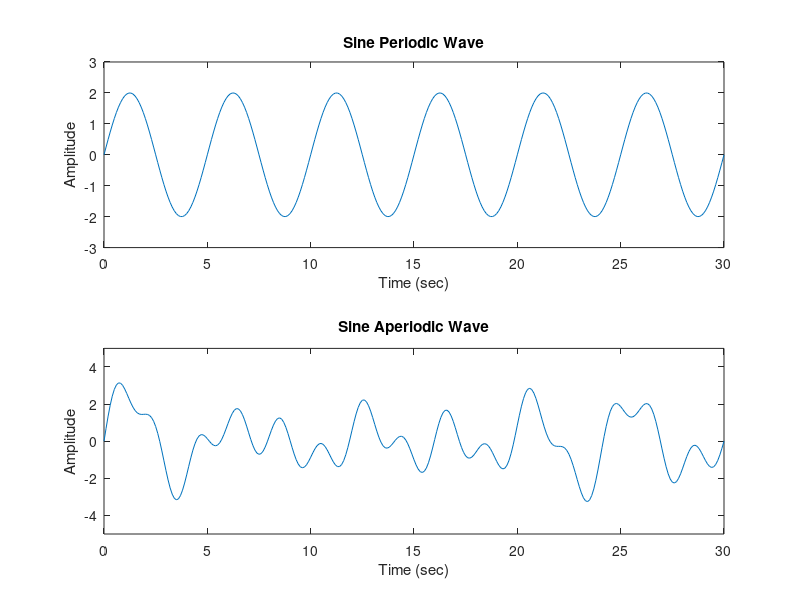

MATLAB code for this plot:
amplitude = 2;
[u,t] = gensig('sine',5,30,0.1);

subplot(2,1,1)
plot(t, amplitude*u);
axis([0 30 -1.5*amplitude 1.5*amplitude]);
xlabel('Time (sec)');
ylabel('Amplitude');
title('Sine Periodic Wave');

subplot(2,1,2)
[v1,t] = gensig('sine',4,30,0.1);
[v2,t] = gensig('sine',2,30,0.1);
[v3,t] = gensig('sine',6,30,0.1);
plot(t, u+v3+v2+v1);
axis([0 30 -5 5]);
xlabel('Time (sec)');
ylabel('Amplitude');
title('Sine Aperiodic Wave');